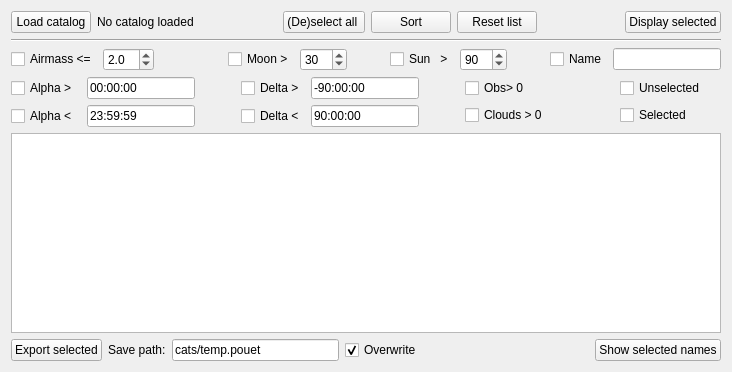
      <widget class="QWidget" name="obs">
       <attribute name="title">
        <string>Observations</string>
       </attribute>
       <layout class="QGridLayout" name="gridLayout_2">
        <item row="0" column="0">
         <layout class="QVBoxLayout" name="verticalLayout_2">
          <item>
           <layout class="QHBoxLayout" name="horizontalLayout_2">
            <item>
             <widget class="QPushButton" name="loadObs">
              <property name="text">
               <string>Load catalog</string>
              </property>
             </widget>
            </item>
            <item>
             <widget class="QLabel" name="loadedCatValue">
              <property name="text">
               <string>No catalog loaded</string>
              </property>
             </widget>
            </item>
            <item>
             <spacer name="horizontalSpacer">
              <property name="orientation">
               <enum>Qt::Horizontal</enum>
              </property>
              <property name="sizeType">
               <enum>QSizePolicy::Expanding</enum>
              </property>
              <property name="sizeHint" stdset="0">
               <size>
                <width>40</width>
                <height>20</height>
               </size>
              </property>
             </spacer>
            </item>
            <item>
             <widget class="QPushButton" name="updateSelectall">
              <property name="text">
               <string>(De)select all </string>
              </property>
             </widget>
            </item>
            <item>
             <widget class="QPushButton" name="displaySelectedObs">
              <property name="text">
               <string>Sort</string>
              </property>
             </widget>
            </item>
            <item>
             <widget class="QPushButton" name="displayAllObs">
              <property name="text">
               <string>Reset list</string>
              </property>
             </widget>
            </item>
            <item>
             <spacer name="horizontalSpacer_2">
              <property name="orientation">
               <enum>Qt::Horizontal</enum>
              </property>
              <property name="sizeHint" stdset="0">
               <size>
                <width>40</width>
                <height>20</height>
               </size>
              </property>
             </spacer>
            </item>
            <item>
             <widget class="QPushButton" name="updatePlotObs">
              <property name="text">
               <string>Display selected</string>
              </property>
             </widget>
            </item>
           </layout>
          </item>
          <item>
           <widget class="Line" name="line_11">
            <property name="orientation">
             <enum>Qt::Horizontal</enum>
            </property>
           </widget>
          </item>
          <item>
           <layout class="QGridLayout" name="gridLayout">
            <item row="0" column="1" colspan="2">
             <layout class="QHBoxLayout" name="moonLayout">
              <item>
               <spacer name="horizontalSpacer_4">
                <property name="orientation">
                 <enum>Qt::Horizontal</enum>
                </property>
                <property name="sizeHint" stdset="0">
                 <size>
                  <width>37</width>
                  <height>21</height>
                 </size>
                </property>
               </spacer>
              </item>
              <item>
               <widget class="QCheckBox" name="toggleMoondistObs">
                <property name="text">
                 <string>Moon &gt;</string>
                </property>
               </widget>
              </item>
              <item>
               <widget class="QDoubleSpinBox" name="moondistMinObs">
                <property name="decimals">
                 <number>0</number>
                </property>
                <property name="maximum">
                 <double>180.000000000000000</double>
                </property>
                <property name="value">
                 <double>30.000000000000000</double>
                </property>
               </widget>
              </item>
             </layout>
            </item>
            <item row="1" column="2" colspan="2">
             <layout class="QGridLayout" name="deltaLayout">
              <item row="0" column="0">
               <layout class="QHBoxLayout" name="deltaMinLayout">
                <item>
                 <widget class="QCheckBox" name="toggleDeltaMinObs">
                  <property name="text">
                   <string>Delta &gt;</string>
                  </property>
                 </widget>
                </item>
                <item>
                 <widget class="QLineEdit" name="deltaMinObs">
                  <property name="sizePolicy">
                   <sizepolicy hsizetype="Minimum" vsizetype="Fixed">
                    <horstretch>0</horstretch>
                    <verstretch>0</verstretch>
                   </sizepolicy>
                  </property>
                  <property name="text">
                   <string>-90:00:00</string>
                  </property>
                 </widget>
                </item>
               </layout>
              </item>
              <item row="1" column="0">
               <layout class="QHBoxLayout" name="deltaMaxLayout">
                <item>
                 <widget class="QCheckBox" name="toggleDeltaMaxObs">
                  <property name="text">
                   <string>Delta &lt;</string>
                  </property>
                 </widget>
                </item>
                <item>
                 <widget class="QLineEdit" name="deltaMaxObs">
                  <property name="sizePolicy">
                   <sizepolicy hsizetype="Minimum" vsizetype="Fixed">
                    <horstretch>0</horstretch>
                    <verstretch>0</verstretch>
                   </sizepolicy>
                  </property>
                  <property name="text">
                   <string>90:00:00</string>
                  </property>
                 </widget>
                </item>
               </layout>
              </item>
              <item row="0" column="1" rowspan="2">
               <spacer name="horizontalSpacer_8">
                <property name="orientation">
                 <enum>Qt::Horizontal</enum>
                </property>
                <property name="sizeType">
                 <enum>QSizePolicy::Minimum</enum>
                </property>
                <property name="sizeHint" stdset="0">
                 <size>
                  <width>40</width>
                  <height>20</height>
                 </size>
                </property>
               </spacer>
              </item>
             </layout>
            </item>
            <item row="1" column="4" colspan="2">
             <layout class="QVBoxLayout" name="obsCloudSelectLayout">
              <item>
               <widget class="QCheckBox" name="toggleObservabilityObs">
                <property name="text">
                 <string>Obs&gt; 0</string>
                </property>
               </widget>
              </item>
              <item>
               <widget class="QCheckBox" name="toggleCloudsObs">
                <property name="text">
                 <string>Clouds &gt; 0</string>
                </property>
               </widget>
              </item>
             </layout>
            </item>
            <item row="1" column="6">
             <layout class="QVBoxLayout" name="checkSelectLayout">
              <item>
               <widget class="QCheckBox" name="toggleUncheckedObs">
                <property name="text">
                 <string>Unselected</string>
                </property>
               </widget>
              </item>
              <item>
               <widget class="QCheckBox" name="toggleCheckedObs">
                <property name="text">
                 <string>Selected</string>
                </property>
               </widget>
              </item>
             </layout>
            </item>
            <item row="0" column="5" colspan="2">
             <layout class="QHBoxLayout" name="nameLayout">
              <item>
               <spacer name="horizontalSpacer_6">
                <property name="orientation">
                 <enum>Qt::Horizontal</enum>
                </property>
                <property name="sizeHint" stdset="0">
                 <size>
                  <width>37</width>
                  <height>20</height>
                 </size>
                </property>
               </spacer>
              </item>
              <item>
               <widget class="QCheckBox" name="toggleNameObs">
                <property name="text">
                 <string>Name</string>
                </property>
               </widget>
              </item>
              <item>
               <widget class="QLineEdit" name="nameObs">
                <property name="text">
                 <string/>
                </property>
               </widget>
              </item>
             </layout>
            </item>
            <item row="0" column="3" colspan="2">
             <layout class="QHBoxLayout" name="sunLayout">
              <item>
               <spacer name="horizontalSpacer_5">
                <property name="orientation">
                 <enum>Qt::Horizontal</enum>
                </property>
                <property name="sizeHint" stdset="0">
                 <size>
                  <width>37</width>
                  <height>21</height>
                 </size>
                </property>
               </spacer>
              </item>
              <item>
               <widget class="QCheckBox" name="toggleSundistObs">
                <property name="text">
                 <string>Sun   &gt;</string>
                </property>
               </widget>
              </item>
              <item>
               <widget class="QDoubleSpinBox" name="sundistMinObs">
                <property name="decimals">
                 <number>0</number>
                </property>
                <property name="maximum">
                 <double>180.000000000000000</double>
                </property>
                <property name="value">
                 <double>90.000000000000000</double>
                </property>
               </widget>
              </item>
             </layout>
            </item>
            <item row="1" column="0" colspan="2">
             <layout class="QGridLayout" name="alphaLayout">
              <item row="0" column="0">
               <layout class="QHBoxLayout" name="alphaMinLayout">
                <item>
                 <widget class="QCheckBox" name="toggleAlphaMinObs">
                  <property name="text">
                   <string>Alpha &gt;</string>
                  </property>
                 </widget>
                </item>
                <item>
                 <widget class="QLineEdit" name="alphaMinObs">
                  <property name="sizePolicy">
                   <sizepolicy hsizetype="Minimum" vsizetype="Fixed">
                    <horstretch>0</horstretch>
                    <verstretch>0</verstretch>
                   </sizepolicy>
                  </property>
                  <property name="text">
                   <string>00:00:00</string>
                  </property>
                 </widget>
                </item>
               </layout>
              </item>
              <item row="0" column="1" rowspan="2">
               <spacer name="horizontalSpacer_7">
                <property name="orientation">
                 <enum>Qt::Horizontal</enum>
                </property>
                <property name="sizeType">
                 <enum>QSizePolicy::Minimum</enum>
                </property>
                <property name="sizeHint" stdset="0">
                 <size>
                  <width>40</width>
                  <height>20</height>
                 </size>
                </property>
               </spacer>
              </item>
              <item row="1" column="0">
               <layout class="QHBoxLayout" name="alphaMaxLayout">
                <item>
                 <widget class="QCheckBox" name="toggleAlphaMaxObs">
                  <property name="text">
                   <string>Alpha &lt;</string>
                  </property>
                 </widget>
                </item>
                <item>
                 <widget class="QLineEdit" name="alphaMaxObs">
                  <property name="sizePolicy">
                   <sizepolicy hsizetype="Minimum" vsizetype="Fixed">
                    <horstretch>0</horstretch>
                    <verstretch>0</verstretch>
                   </sizepolicy>
                  </property>
                  <property name="text">
                   <string>23:59:59</string>
                  </property>
                 </widget>
                </item>
               </layout>
              </item>
             </layout>
            </item>
            <item row="0" column="0">
             <layout class="QHBoxLayout" name="airmassLayout">
              <item>
               <widget class="QCheckBox" name="toggleAirmassObs">
                <property name="text">
                 <string>Airmass &lt;=</string>
                </property>
               </widget>
              </item>
              <item>
               <widget class="QDoubleSpinBox" name="airmassMaxObs">
                <property name="decimals">
                 <number>1</number>
                </property>
                <property name="minimum">
                 <double>1.100000000000000</double>
                </property>
                <property name="maximum">
                 <double>10.000000000000000</double>
                </property>
                <property name="singleStep">
                 <double>0.100000000000000</double>
                </property>
                <property name="value">
                 <double>2.000000000000000</double>
                </property>
               </widget>
              </item>
             </layout>
            </item>
           </layout>
          </item>
          <item>
           <widget class="QTableView" name="listObs">
            <property name="sizePolicy">
             <sizepolicy hsizetype="MinimumExpanding" vsizetype="MinimumExpanding">
              <horstretch>0</horstretch>
              <verstretch>0</verstretch>
             </sizepolicy>
            </property>
            <property name="minimumSize">
             <size>
              <width>500</width>
              <height>200</height>
             </size>
            </property>
            <property name="baseSize">
             <size>
              <width>800</width>
              <height>400</height>
             </size>
            </property>
            <property name="editTriggers">
             <set>QAbstractItemView::NoEditTriggers</set>
            </property>
            <property name="dragEnabled">
             <bool>true</bool>
            </property>
            <property name="alternatingRowColors">
             <bool>true</bool>
            </property>
            <property name="showGrid">
             <bool>true</bool>
            </property>
            <property name="gridStyle">
             <enum>Qt::DashLine</enum>
            </property>
            <property name="sortingEnabled">
             <bool>true</bool>
            </property>
            <attribute name="horizontalHeaderDefaultSectionSize">
             <number>100</number>
            </attribute>
            <attribute name="horizontalHeaderMinimumSectionSize">
             <number>25</number>
            </attribute>
           </widget>
          </item>
          <item>
           <layout class="QHBoxLayout" name="saveExportLayout">
            <item>
             <widget class="QPushButton" name="saveObs">
              <property name="text">
               <string>Export selected</string>
              </property>
             </widget>
            </item>
            <item>
             <widget class="QLabel" name="saveObsLabel">
              <property name="text">
               <string>Save path:</string>
              </property>
              <property name="alignment">
               <set>Qt::AlignLeading|Qt::AlignLeft|Qt::AlignVCenter</set>
              </property>
             </widget>
            </item>
            <item>
             <widget class="QLineEdit" name="saveObsPath">
              <property name="text">
               <string>cats/temp.pouet</string>
              </property>
             </widget>
            </item>
            <item>
             <widget class="QCheckBox" name="toggleSaveObsOverwrite">
              <property name="text">
               <string>Overwrite</string>
              </property>
              <property name="checked">
               <bool>true</bool>
              </property>
             </widget>
            </item>
            <item>
             <spacer name="exportSpacer">
              <property name="orientation">
               <enum>Qt::Horizontal</enum>
              </property>
              <property name="sizeHint" stdset="0">
               <size>
                <width>40</width>
                <height>20</height>
               </size>
              </property>
             </spacer>
            </item>
            <item>
             <widget class="QPushButton" name="printNamesObs">
              <property name="text">
               <string>Show selected names</string>
              </property>
             </widget>
            </item>
           </layout>
          </item>
         </layout>
        </item>
       </layout>
      </widget>
